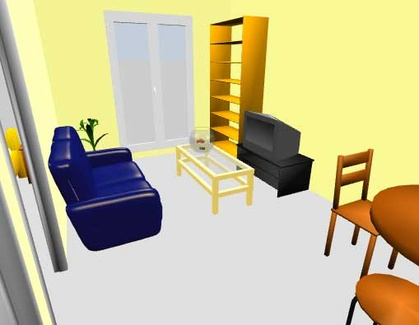
%> input picture chambre.jpg, 419 x 325 px, shrunk from 509 x 395 before the run
$ octave tp5.m   (GNU Octave 9; MATLAB toolbox functions it lacks are replaced by stand-ins)
%> lines starting %> are read from the running program, lines starting %| are printed output that depends on the picture
%% Part one
clear all; close all; clc;
%%filtrage spatial
%%
I=imread('chambre.jpg'); %lire l'image existé dans le toolbox cameraman.tif.
%> I is the input picture: size 325x419x3 uint8; mean R, G, B 200.5, 192.5, 152.9
 fltr=fspecial('averag');   % filtr moyenneur par defaut c'est de taille 3x3.
 Iav=imfilter(I,fltr);       %appliquer le filtre sur l'image I.
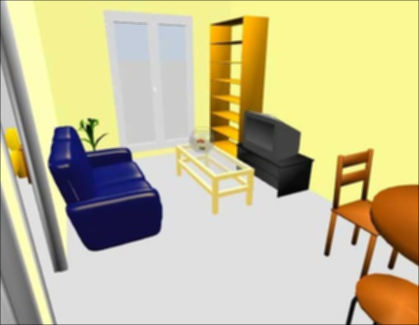
%> Iav: size 325x419x3 uint8; mean R, G, B 199.7, 191.7, 152.3

 % utilisation de subplot pour comparer les resultats.
 figure, subplot(1,2,1), imshow(I); title('l"image original');
  subplot(1,2,2), imshow(Iav);title('l"image filtrer');

%% creation d'un filtre moyenneur non uniforme
fltrm=[1 2 1;2 4 2;1 2 1];  % creation de filtre moyonneur par la méthode analytique
fltrm=fltrm * (1/16);        %division sur 16 pour avoir la moyenne.
I1=imfilter(I,fltrm);   % appliquer le filtre crée sur l'image I.
% afichage des trois image pour les compareés.
figure(2), subplot(1,3,1), imshow(I); title('l"image original');
subplot(1,3,2), imshow(Iav);title('l"image filtrer par filtre moyenneur uniforme');
  subplot(1,3,3), imshow(I1);title('l"image filtrer par le filtre moynneur non uniforme ');
%%
%creation de notre propre filtre
f=[2 6 2;6 4 6;5 8 5];   %notre cofficients qu'on a choisi.
f=f * (1/44);            % division sur 44 la somme des coefficients
I2=imfilter(I,f);        % appliquer le filtre sur l'image I
%affichage des deux images
figure, subplot(1,2,1), imshow(I); title('l"image original');
  subplot(1,2,2), imshow(I2);title('l"image filtrer I2');

 %On remarque que plus la taille de la zone considérée pour la moyenne est grande, plus l'effet de lissage est important. Donc le résultat ça déponds des coefficients qu’on a donner pour le filtre.
%%
fgauss=fspecial('gaussian',9,2.5); %filtre gaussian
figure, bar3(fgauss,'b'); title('le filtre gaussian en 3D')   % trace de filtre en 3D.
%> after `title('le filtre gaussian en 3D')`:
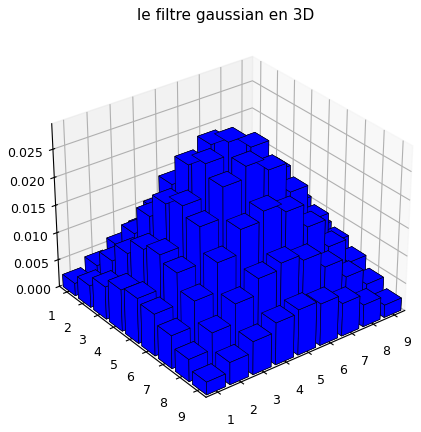
%> figure redrawn from the program's plot data
Igauss=imfilter(I,fgauss); %appliquer le filtre sur l'image I
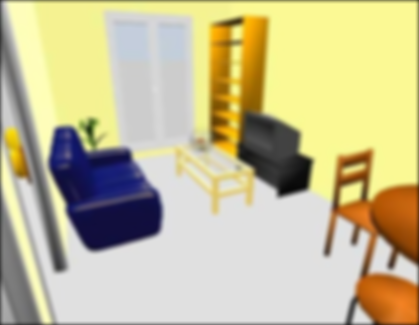
%> Igauss: size 325x419x3 uint8; mean R, G, B 198.5, 190.6, 151.4
% affichage des résultats
figure, subplot(1,2,1), imshow(I); title('l"image original');
subplot(1,2,2), imshow(Igauss);title('l"image filtrer par le filtre gaussian ');
%%
flap=fspecial('laplacian',0 ); % le filtre laplacian avec une somme =0
II=double(I); % convertir de uint8 vers double
IIfltrii=imfilter(I,flap); %appliquer le filtre.
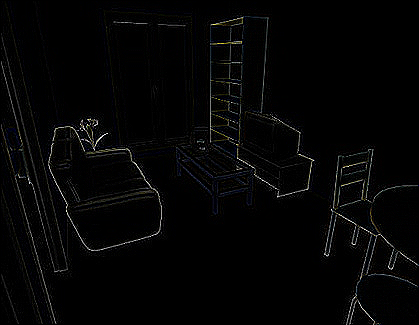
%> IIfltrii: size 325x419x3 uint8; mean R, G, B 4.8, 4.8, 4.9
%affige des resultats.
figure, subplot(1,2,1), imshow(I); title('l"image original');
subplot(1,2,2), imshow(IIfltrii);title('l"image filtrer par le filtre laplacian ');

%% FILTRAGE FREQUENTIEL
IMG=imread('maison.jpg');
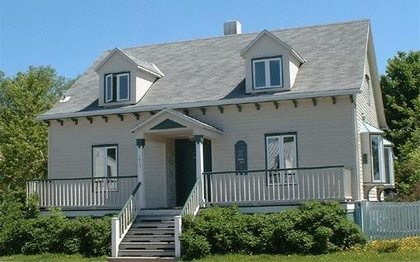
%> input picture maison.jpg, 420 x 262 px, shrunk from 510 x 318 before the run
%> IMG is the input picture: size 262x420x3 uint8; mean R, G, B 106.2, 124.1, 122.9
c=5;
Y=fft2(IMG); % transformer de fourier
Y=fftshift(Y);  % pour organise les fréquence nulles au centre et les HF en extrimeté
%Deux façons de calculer le module :
Y1=abs(Y);               %Echelle linéaire.
Y2= 10*log10(c+abs(Y));  % Echelle logarithmique.
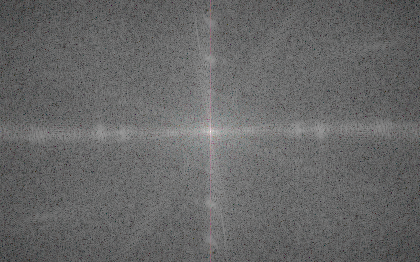
%> Y2: size 262x420x3 double; mean R, G, B 35.7, 35.7, 35.7; drawn with min black and max white

%pour normalisé Y renormalise la matrice en fixant le minimum  à 0 et le
%maximum à 1.
Y1_norm=mat2gray(Y1);
Y2_norm=mat2gray(Y2);
%afficher le resultats.
figure, subplot(2,3,1), imshow(IMG), title("image originale");
subplot(2,3,2), imshow(Y1_norm), title('echelle linéaire ');
subplot(2,3,3), imshow(Y2_norm) , title('echelle logarithmique ');

% transformer de fourier inverse
T_inv_F=real(ifft2(Y));
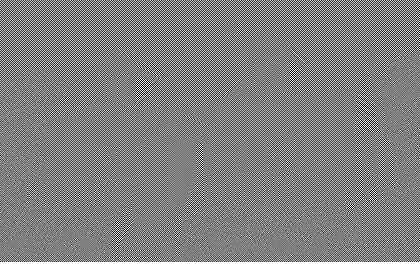
%> T_inv_F: size 262x420x3 double; mean R, G, B 0, 0, 0; drawn with min black and max white
subplot(2,3,4), imshow(T_inv_F,[]) , title('image TF inverse  ');

T_inv_F_nor=mat2gray(T_inv_F);   % normalisé le TFI de l'image.

 subplot(2,3,5:6),imshow(T_inv_F_nor,[]), title("image résultante apres TFI");  % retrouver l'image originale.

%%
part 2:
%> (this line was passed over: part is not available in this run)
%%
%> (the run ends here)
